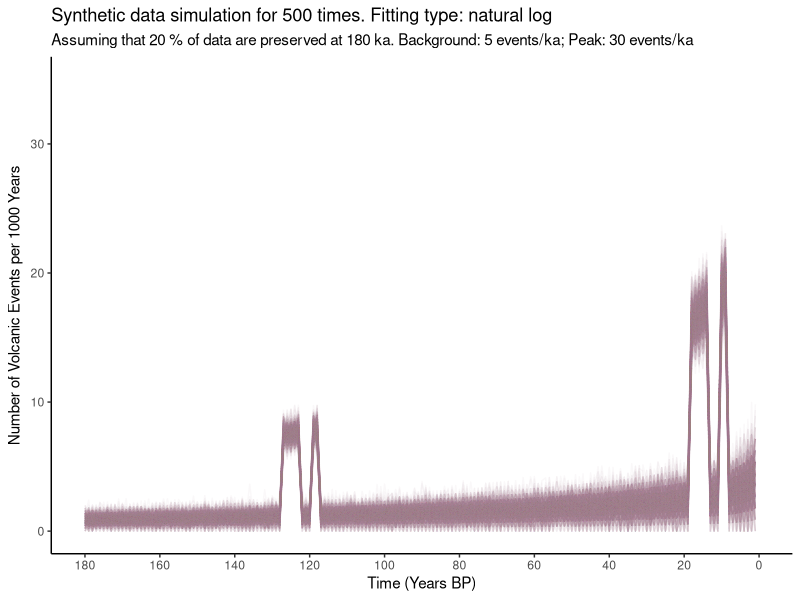

R code for this plot:
## ---- chunk 1
knitr::opts_chunk$set(echo = TRUE)
## ---- chunk 2
synthetic_gen <- function(background, background_sd, peak, peak_sd, ar_uncertainty, degla1_begin, degla1_end, degla2_begin, degla2_end, small){
  
  bg <- background
  pk <- peak
  bgsd <- background_sd
  pksd <- peak_sd
  t1 <- degla1_begin
  t2 <- degla1_end
  t3 <- degla2_begin
  t4 <- degla2_end
  
  library(ggplot2)
  
  # Initiating a new data.frame for the synthetic data
  syn <- data.frame(ka = c(1:180))
  syn$yearsBP <- NA
  for (i in 1:nrow(syn)){
    syn$yearsBP[i] <- syn$ka[i] * 1000
  }
  
  # Generating the synthetic data
  # method:
  # 1) Background noise = 5 +/- 4;
  #    The variation is based on the normal distribution
  #    using rnorm(1, mean=5, sd=2) function with as.integer()function
  #    which is: as.integer(rnorm(1, mean=5, sd=2))
  # 2) Peaks at interglacial periods:
  #    when ka -> (14, 18) OR (123, 127)
  # 3) Data at peaks = 30 +/- 5
  #    which is: as.integer(rnorm(1, mean=30, sd=2.5))
  syn$events <- NA
  
  if(small==1){
      for (i in 1:nrow(syn)){
        if(isTRUE(i>=t4 && i<=t3) || isTRUE(i>=t2 && i<=t1)){
            syn$events[i] <- as.integer(rnorm(1, mean=pk, sd=pksd))
            if(syn$events[i] < 0){
              syn$events[i] <- 0
            }
        } else if(isTRUE(i>=(t4-5) && i<=(t4-4)) || isTRUE(i>=(t2-5) && i<=(t2-4))){
            syn$events[i] <- as.integer(rnorm(1, mean=pk, sd=pksd))
            if(syn$events[i] < 0){
              syn$events[i] <- 0
            }
        } else {
            syn$events[i] <- as.integer(rnorm(1, mean=bg, sd=bgsd))
            if(syn$events[i] < 0){
              syn$events[i] <- 0
            }
        }
    }
  } else {
    for (i in 1:nrow(syn)){
        if(isTRUE(i>=t4 && i<=t3) || isTRUE(i>=t2 && i<=t1)){
            syn$events[i] <- as.integer(rnorm(1, mean=pk, sd=2.5))
            if(syn$events[i] < 0){
              syn$events[i] <- 0
            }
        } else {
            syn$events[i] <- as.integer(rnorm(1, mean=bg, sd=2))
            if(syn$events[i] < 0){
              syn$events[i] <- 0
            }
        }
    }
  }
  
  # generating temporal uncertainty up to 10% for Argon dating
  for (i in 2:(nrow(syn)-1)){
    x <- runif(1,0,1)
    if(x < ar_uncertainty/2){
      syn$events[i-1] <- syn$events[i-1] * (1 + ar_uncertainty/2)
      syn$events[i] <-  syn$events[i] * (1 - ar_uncertainty/2)
      if(syn$events[i] < 0){
        syn$events[i] <- 0
      }
    } else if (x > (1 - ar_uncertainty/2)) {
      syn$events[i] <- syn$events[i] * (1 + ar_uncertainty/2)
      syn$events[i+1] <-  syn$events[i+1] * (1 - ar_uncertainty/2)
      if(syn$events[i+1] < 0){
        syn$events[i+1] <- 0
      }
    }
  }
  
  
  # plot to see the synthetic data
  
  plot <- ggplot()+
    geom_line(data=syn, aes(x=syn$ka, y=syn$events))+
    scale_x_reverse(limits = c(180, 0),breaks = scales::pretty_breaks(n = 18)) +
    ggtitle("Synthetic data") +
    theme(panel.grid.major = element_blank(), panel.grid.minor = element_blank(),
          panel.background = element_blank(), axis.line = element_line(colour = "black"))+
    labs(y = "Events",
         x = "Ka")
  
  plot
  
  return(syn)
}

## ---- chunk 3
mc_syn <- function(type, p, run, background, background_sd, peak, peak_sd, ar_uncertainty, degla1_begin, degla1_end, degla2_begin, degla2_end, small){
  
  require(stringdist)
  
  #df <- syn
  #p <- 0.1
  #run <- 100
  
  
  bg <- background
  pk <- peak
  bgsd <- background_sd
  pksd <- peak_sd
  t1 <- degla1_begin
  t2 <- degla1_end
  t3 <- degla2_begin
  t4 <- degla2_end
  #type <-"linear"
  
  # Initiating the output data frame
  output <- data.frame(ka = c(1:180))
  
  if(type %in% "linear"){
    
    for(mc in 1:run){
      # generate a new synthetic dataset
      df <- synthetic_gen(bg, bgsd, pk, pksd, ar_uncertainty, t1, t2, t3, t4, small)
      
      # calculate the number of events preserved in each time period
      output$nextrun <- NA
      df$prob <- NA
      
      # In the linear case, the fitting curve y = kx + b passes through (0,1) and (180, p)
      # Therefore:
      # b = 1 and 180k + 1 = p
      # solve: k = (p-1)/180
      # And the curve is: y = (p-1) * x / 180 + 1 where y is the prob and x is ka
      # And the number of preserved events is y * df$events[i]
      
      for (i in 1:nrow(output)){
        df$prob[i] <- (p-1) * df$ka[i] / 180 + 1
        output$nextrun[i] <- ((p-1) * output$ka[i] / 180 + 1) * df$events[i]
      }

      
      # set the column name
      names(output)[mc+1] <- paste("Simu",toString(mc), sep = " ", collapse = NULL)

    }
    # plot
    maint <- paste("Synthetic data simulation for", toString(run), "times. Fitting type:", type)
    subt <- paste("Assuming that", toString(p*100), "% of data are preserved at 180 ka. Background:", toString(bg), "events/ka; Peak:", toString(pk), "events/ka")
    last <- run + 1
    plot <- ggplot()
    for(i in 2:last){
      gg.data <- data.frame(Time=output[,1], Events=output[,i])
      plot<- plot+
        geom_line(data=gg.data, aes(x=Time, y=Events),size = 0.5, colour="#A67C94", alpha = 0.05) 
    }
    
    plot <- plot + scale_x_reverse(limits = c(180, 0.1),breaks = scales::pretty_breaks(n = 9)) +
      ggtitle(maint, subt) +
      theme(panel.grid.major = element_blank(), panel.grid.minor = element_blank(),
            panel.background = element_blank(), axis.line = element_line(colour = "black"))+
      scale_y_continuous(name = expression("Number of Volcanic Events per 1000 Years"), limits = c(0, 35))+
      labs(y = "Counts",
           x = "Time (Years BP)",
           colour = "Parameter")
    print(plot)
    
    # return data
    return(output)
    
  } else if (type %in% "inverse"){
    for(mc in 1:run){
      # generate a new synthetic dataset
      df <- synthetic_gen(bg, bgsd, pk, pksd, ar_uncertainty, t1, t2, t3, t4, small)
      
      # calculate the number of events preserved in each time period
      output$nextrun <- NA
      df$prob <- NA
      
      # In the linear case, the fitting curve y = k/(x + b) passes through (0,1) and (180, p)
      # Therefore:
      # b = -k and k/(180 + k) = p
      # solve: k = 180*p/(1 - p)
      # And the curve is: y = (180 * p / (1 - p))/ (x + (180 * p / (1 - p)))
      # where y is the prob and x is ka
      # And the number of preserved events is y * df$events[i]
      
      for (i in 1:nrow(output)){
        df$prob[i] <- (180 * p / (1 - p))/ (df$ka[i] + (180 * p / (1 - p)))
        output$nextrun[i] <- df$prob[i] * df$events[i]
      }
      
      
      # set the column name
      names(output)[mc+1] <- paste("Simu",toString(mc), sep = " ", collapse = NULL)
      
    }
    # plot
    maint <- paste("Synthetic data simulation for", toString(run), "times. Fitting type:", type, "proportional")
    subt <- paste("Assuming that", toString(p*100), "% of data are preserved at 180 ka. Background:", toString(bg), "events/ka; Peak:", toString(pk), "events/ka")
    last <- run + 1
    plot <- ggplot()
    for(i in 2:last){
      gg.data <- data.frame(Time=output[,1], Events=output[,i])
      plot<- plot+
        geom_line(data=gg.data, aes(x=Time, y=Events),size = 0.5, colour="#A67C94", alpha = 0.05) 
    }
    
    plot <- plot + scale_x_reverse(limits = c(180, 0.1),breaks = scales::pretty_breaks(n = 9)) +
      ggtitle(maint, subt) +
      theme(panel.grid.major = element_blank(), panel.grid.minor = element_blank(),
            panel.background = element_blank(), axis.line = element_line(colour = "black"))+
      scale_y_continuous(name = expression("Number of Volcanic Events per 1000 Years"), limits = c(0, 35))+
      labs(y = "Counts",
           x = "Time (Years BP)",
           colour = "Parameter")
    print(plot)
    
    # return data
    return(output)

  } else if (type %in% "log"){
    
    # for convenience in natural log calculation, we use probability of DROPPING instead of KEEPING
    # so we need to initiating a new var called p1
    
    p1 <- 1 - p
    
    for(mc in 1:run){
      # generate a new synthetic dataset
      df <- synthetic_gen(bg, bgsd, pk, pksd, ar_uncertainty, t1, t2, t3, t4, small)
      
      # calculate the number of events preserved in each time period
      output$nextrun <- NA
      df$prob <- NA
      
      # In the natural log case, the fitting curve y = ln(x+b)/k passes through (0,1) and (180, p1)
      # detailed calculation could be found on the github folder named naturalLog.png
      # And the curve is: y = ln(x+1)/(5.198/p1)
      # And the number of preserved events is (1-y) * df$events[i]
      
      for (i in 1:nrow(output)){
        df$prob[i] <- 1- (log(df$ka[i] + 1) / (5.198 / p1))
        output$nextrun[i] <- df$prob[i] * df$events[i]
      }
      
      
      # set the column name
      names(output)[mc+1] <- paste("Simu",toString(mc), sep = " ", collapse = NULL)
      
    }
    # plot
    maint <- paste("Synthetic data simulation for", toString(run), "times. Fitting type: natural", type)
    subt <- paste("Assuming that", toString(p*100), "% of data are preserved at 180 ka. Background:", toString(bg), "events/ka; Peak:", toString(pk), "events/ka")
    last <- run + 1
    plot <- ggplot()
    for(i in 2:last){
      gg.data <- data.frame(Time=output[,1], Events=output[,i])
      plot<- plot+
        geom_line(data=gg.data, aes(x=Time, y=Events),size = 0.5, colour="#A67C94", alpha = 0.05) 
    }
    
    plot <- plot + scale_x_reverse(limits = c(180, 0.1),breaks = scales::pretty_breaks(n = 9)) +
      ggtitle(maint, subt) +
      theme(panel.grid.major = element_blank(), panel.grid.minor = element_blank(),
            panel.background = element_blank(), axis.line = element_line(colour = "black"))+
      scale_y_continuous(name = expression("Number of Volcanic Events per 1000 Years"), limits = c(0, 35))+
      labs(y = "Counts",
           x = "Time (Years BP)",
           colour = "Parameter")
    print(plot)
    
    # return data
    return(output)
    
  } else {
    error <- "Fitting curve options: linear, log or inverse"
    print(error)
    return(NA)
  }
  
  
}
## ---- chunk 4
result <- mc_syn("log", 0.2, 500, 5, 2, 30, 2.5, 0.1, 127, 123, 18, 14, 1)
